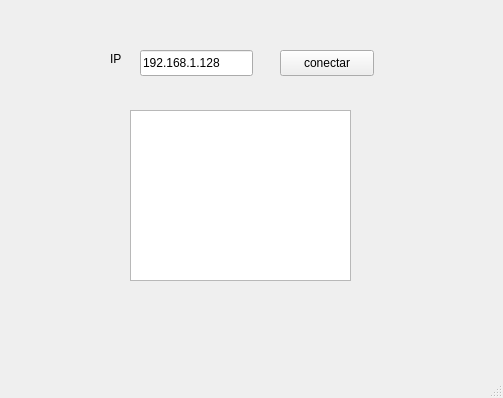
<?xml version="1.0" encoding="UTF-8"?>
<ui version="4.0">
 <class>MainWindow</class>
 <widget class="QMainWindow" name="MainWindow">
  <property name="geometry">
   <rect>
    <x>0</x>
    <y>0</y>
    <width>503</width>
    <height>398</height>
   </rect>
  </property>
  <property name="windowTitle">
   <string>MainWindow</string>
  </property>
  <widget class="QWidget" name="centralwidget">
   <widget class="QLabel" name="label">
    <property name="geometry">
     <rect>
      <x>110</x>
      <y>50</y>
      <width>31</width>
      <height>18</height>
     </rect>
    </property>
    <property name="text">
     <string>IP</string>
    </property>
   </widget>
   <widget class="QLineEdit" name="lineEdit">
    <property name="geometry">
     <rect>
      <x>140</x>
      <y>50</y>
      <width>113</width>
      <height>26</height>
     </rect>
    </property>
    <property name="text">
     <string>192.168.1.128</string>
    </property>
   </widget>
   <widget class="QPushButton" name="pushButton">
    <property name="geometry">
     <rect>
      <x>280</x>
      <y>50</y>
      <width>94</width>
      <height>26</height>
     </rect>
    </property>
    <property name="text">
     <string>conectar</string>
    </property>
   </widget>
   <widget class="QTextEdit" name="textEdit">
    <property name="geometry">
     <rect>
      <x>130</x>
      <y>110</y>
      <width>221</width>
      <height>171</height>
     </rect>
    </property>
   </widget>
  </widget>
  <widget class="QMenuBar" name="menubar">
   <property name="geometry">
    <rect>
     <x>0</x>
     <y>0</y>
     <width>503</width>
     <height>23</height>
    </rect>
   </property>
  </widget>
  <widget class="QStatusBar" name="statusbar"/>
 </widget>
 <resources/>
 <connections/>
</ui>
